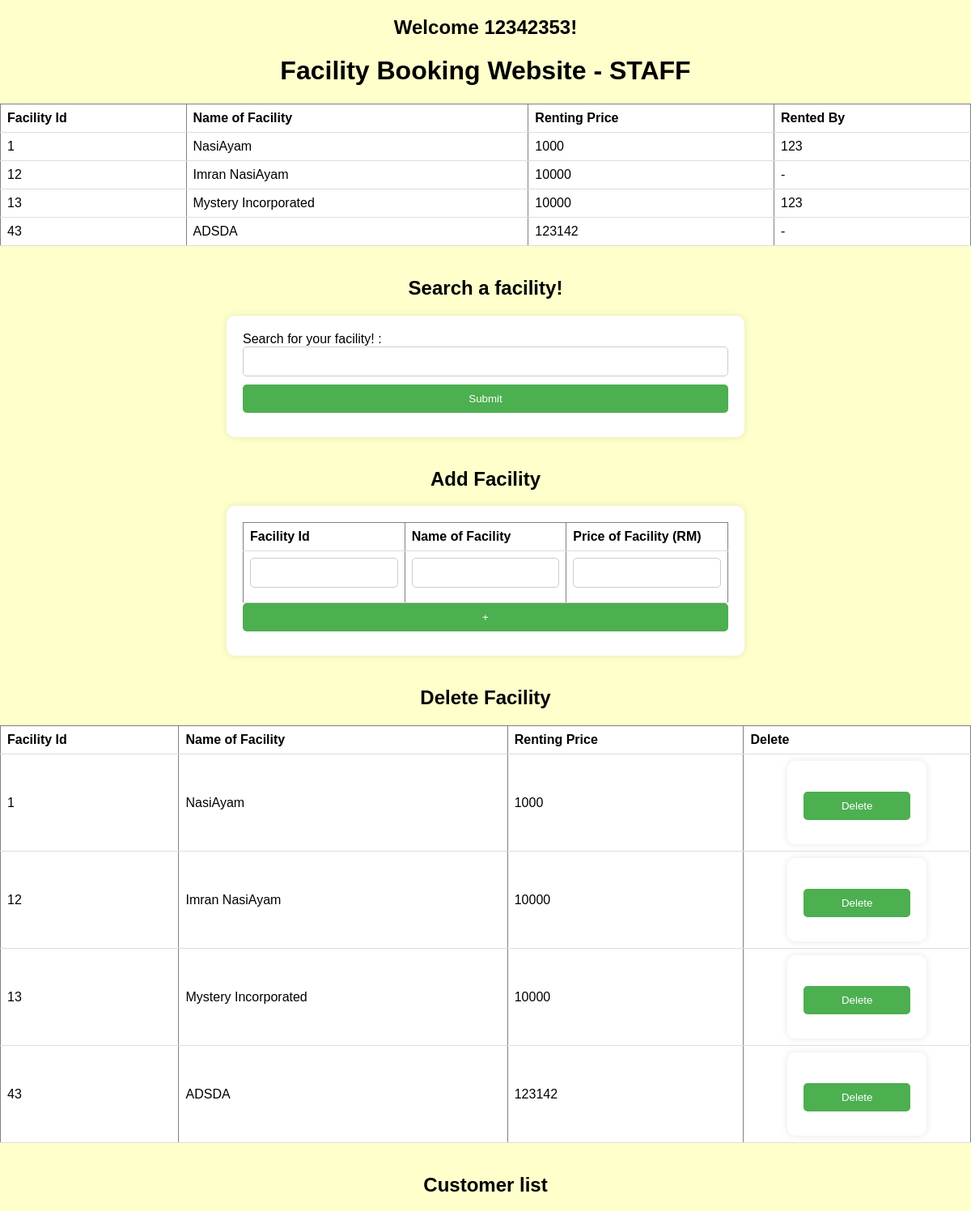
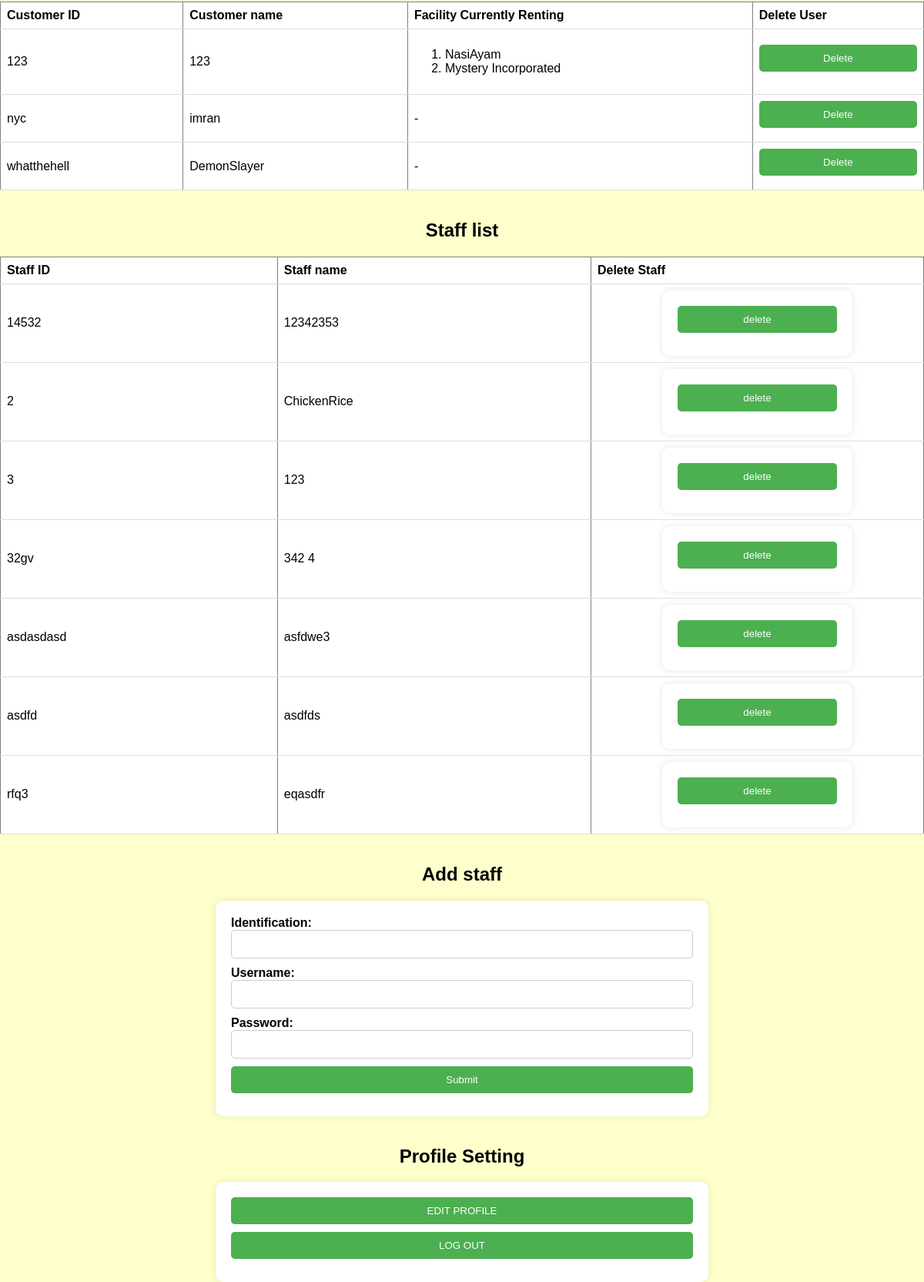
The page /mainStaff.php (signed in) on the database its author committed (2 pictures, top to bottom).
### tables this page shows
CREATE TABLE `facility_info` (
  `facility_id` int(2) NOT NULL,
  `facility_name` varchar(50) NOT NULL,
  `facility_price` float NOT NULL,
  `customer_id` varchar(50) NOT NULL
);

CREATE TABLE `customer_info` (
  `customer_id` varchar(20) NOT NULL,
  `customer_name` varchar(50) NOT NULL,
  `customer_password` varchar(50) NOT NULL,
  `facility_id` varchar(50) NOT NULL
);

CREATE TABLE `staff_info` (
  `staff_id` varchar(20) NOT NULL,
  `staff_name` varchar(50) NOT NULL,
  `staff_password` varchar(50) NOT NULL
);

### mainStaff.php (the view, shortened to what this page needs)
<!DOCTYPE html>
<html>
<head>
</head>
<body>
<?php
$username = $_SESSION['username'];
echo "<h2> Welcome $username!</h2>";
$connection = mysqli_connect("localhost", "root", "", "facility_information");
?>
<h1>Facility Booking Website - STAFF</h1>
<?php
$query = "SELECT * FROM facility_info";
$facility = mysqli_query($connection, $query);
?>
<table border='1px'>
<tr>
    <td> <b> Facility Id </b> </td>
    <td> <b> Name of Facility </b> </td>
    <td> <b> Renting Price <b> </td>
    <td> <b> Rented By <b> </td>
</tr>
<?php
while($row = mysqli_fetch_assoc($facility)){
    echo "<tr>";
    echo "<td> " .$row['facility_id']. "</td>";
    echo "<td> " .$row['facility_name']. "</td>";
    echo "<td> " .$row['facility_price']. "</td>";
    $id = $row['customer_id'];
    if(isset($id)){
        echo "<td> " .getCustomerName($id). "</td>";
    }else{
        echo "<td> - </td>";
    }
    echo "</tr>";
}
echo "</table>";
mysqli_data_seek($facility, 0);
function getCustomerName($id){
    $customer = mysqli_query($GLOBALS['connection'], "SELECT * FROM customer_info WHERE customer_id LIKE '$id'");
    $row = mysqli_fetch_assoc($customer);
    if(isset($row['customer_name'])){
        return $row['customer_name'];
    }
    return '-';
}
?>
<br>
<h2> Search a facility! </h2>
<form method='post' onsubmit="return checkIfEmpty()">
    Search for your facility! :
    <input type="text" name="name" id="name">
    <input type="submit" value="Submit" name="submit">
</form>
<br>
<h2> Add Facility </h2>
<?php
echo "<form method='post'> <table border='1px'>
<tr>
    <td> <b> Facility Id </b> </td>
    <td> <b> Name of Facility </b> </td>
    <td> <b> Price of Facility (RM)</b> </td>
</tr>
<tr>
    <td> <b> <input type='text' name='facilityId'> </input> </b> </td>
    <td> <b> <input type='text' name='facilityName'> </input> </b> </td>
    <td> <b> <input type='text' name='facilityPrice'> </input> </b> </td>
</tr>
</table> <input type='submit' value='+' name='addF'> </input> </form>";
?>
<br>
<h2> Delete Facility </h2>
<?php
echo "<table border='1px'>
<tr>
    <td> <b> Facility Id </b> </td>
    <td> <b> Name of Facility </b> </td>
    <td> <b> Renting Price <b> </td>
    <td> <b> Delete <b> </td>
</tr>";
while($row = mysqli_fetch_assoc($facility)){
    echo "<tr>" ;
    echo "<td> " .$row['facility_id']. "</td>";
    echo "<td> " .$row['facility_name']. "</td>";
    echo "<td> " .$row['facility_price']. "</td>";
    echo "<td> <form method='post' onsubmit='return ifSure()'> <br> <input type='hidden' name='row_id' value='".$row['facility_id']."'> </input> <input type='submit' name='submitBtn' value='Delete'> </input> </form> </td>";
    echo "</tr>";
}
echo "</table>";
?>
<br>
<h2> Customer list </h2>
<?php
displayCustomer();
function displayCustomer(){
    $query = mysqli_query($GLOBALS['connection'], "SELECT * FROM customer_info");
    echo "<table border=1px;>
<tr>
    <td> <b>Customer ID</b> </td>
    <td> <b>Customer name</b> </td>
    <td> <b>Facility Currently Renting</b> </td>
    <td> <b>Delete User </b></td>  </tr>";
    while($row = mysqli_fetch_assoc($query)){
        echo "<form method='post' onsubmit='return ifSure()'><tr><td> ". $row['customer_id']." </td>";
        echo "<td> ". $row ['customer_name']." </td>";
        echo "<td> ". getFacilityRented($row['customer_id']). "</td> ";
        echo "<td> <input type='hidden' value='".$row['customer_id']."' name='customerId'/> <input type='submit' name='delUser' value='Delete'/> </tr> </form>";
    }
    echo "</table>";
}
function getFacilityRented($id){
    $query = mysqli_query($GLOBALS['connection'], "SELECT * FROM facility_info WHERE customer_id LIKE '$id'");
    $row = mysqli_fetch_assoc($query);
    if(isset($row['customer_id'])){
        mysqli_data_seek($query, 0);
        $statement = "<ol>";
        while($row = mysqli_fetch_assoc($query)){
            $statement .= "<li>". $row['facility_name']." </li>";
        }
        $statement .= "</ol>";
        return $statement;
    }else{
        return '-';
    }
}
?>
<br>
<h2> Staff list </h2>
<?php
displayStaff();
function displayStaff(){
    $query = mysqli_query($GLOBALS['connection'], "SELECT * FROM staff_info");
    echo "<table border=1px;>
<tr>
    <td> <b>Staff ID</b> </td>
    <td> <b>Staff name</b> </td>
    <td> <b>Delete Staff</b> </td></tr>";
    while($row = mysqli_fetch_assoc($query)){
        echo "<tr> <b> <td> ".$row['staff_id']." </td> <td> ".$row['staff_name']." </td>
        <td> <form method='post'> <input type='hidden' value='".$row['staff_id']."' name='staffId'/>
        <input type='submit' value='delete' name='deleteStaff'/> </form></tr>";
    }
    echo "</table>";
}
?>
<br>
<h2> Add staff </h2>
<?php
echo "<form method='post'>
Identification: <input type='text' name='staffId'> </input> <br>
Username: <input type='text' name='staffName'> </input> <br>
Password: <input type='text' name='staffPass'> </input> <br>
<input type='submit' value='Submit' name='addStaff'> </input>
</form>";
?>
<br>
<h2> Profile Setting </h2>
<form method="post"><input type="submit" value="EDIT PROFILE" name="edit"> </input>
<input type="submit" value="LOG OUT" name="logout"> </input> </a></form>
</body>
</html>

### mainStaff.php (style rules this page uses)
body { background-color: #ffffcc; font-family: Arial, sans-serif; margin: 0; padding: 0; }
h1, h2 { text-align: center; }
table { border-collapse: collapse; width:100%; background:white; margin: auto 10; }
th, td { padding: 8px; text-align: left; border-bottom: 1px solid #ddd; }
form { width: 50%; margin: 0 auto; background-color: #fff; padding: 20px; border-radius: 10px; box-shadow: 0px 0px 10px 0px rgba(0, 0, 0, 0.1); }
input[type="text"], input[type="submit"] { width: 100%; padding: 10px; margin-bottom: 10px; border: 1px solid #ccc; border-radius: 5px; box-sizing: border-box; }
input[type="submit"] { background-color: #4CAF50; color: white; border: none; cursor: pointer; }

### rows shown on the page
facility_info: facility_id "1", facility_name "NasiAyam", facility_price "1000", customer "123"
facility_info: facility_id "12", facility_name "Imran NasiAyam", facility_price "10000", id "-"
facility_info: facility_id "13", facility_name "Mystery Incorporated", facility_price "10000", customer "123"
facility_info: facility_id "43", facility_name "ADSDA", facility_price "123142", id "-"
customer_info: customer_id "123", customer_name "123"
customer_info: customer_id "nyc", customer_name "imran", customer_id "-"
customer_info: customer_id "whatthehell", customer_name "DemonSlayer", customer_id "-"
staff_info: staff_id "14532", staff_name "12342353"
staff_info: staff_id "2", staff_name "ChickenRice"
staff_info: staff_id "3", staff_name "123"
staff_info: staff_id "32gv", staff_name "342 4"
staff_info: staff_id "asdasdasd", staff_name "asfdwe3"
staff_info: staff_id "asdfd", staff_name "asdfds"
staff_info: staff_id "rfq3", staff_name "eqasdfr"

### other values the page prints
$username "12342353"
